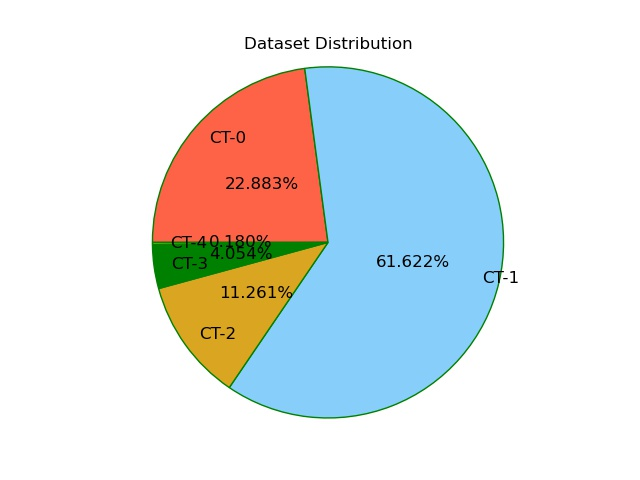

Generate this figure with Python:
import matplotlib.pyplot as plt

import matplotlib.font_manager as fm #字体管理器




#准备数据

data = [254, 684, 125, 45, 2]
print(sum(data))
data = [d/sum(data) for d in data]

#准备标签

labels = ['CT-0','CT-1','CT-2','CT-3','CT-4']


#将横、纵坐标轴标准化处理,保证饼图是一个正圆,否则为椭圆

plt.axes(aspect='equal')


#控制X轴和Y轴的范围(用于控制饼图的圆心、半径)

plt.xlim(0,8)

plt.ylim(0,8)


#不显示边框

plt.gca().spines['right'].set_color('none')

plt.gca().spines['top'].set_color('none')

plt.gca().spines['left'].set_color('none')

plt.gca().spines['bottom'].set_color('none')

colors = ['tomato', 'lightskyblue', 'goldenrod', 'green', 'y']
#绘制饼图

plt.pie(x=data, #绘制数据

labels=labels,#添加编程语言标签

colors = colors,

autopct='%.3f%%',#设置百分比的格式,保留3位小数

shadow=False,

pctdistance=0.5, #设置百分比标签和圆心的距离

labeldistance=0.9,#设置标签和圆心的距离

startangle=180,#设置饼图的初始角度

center=(4,4),#设置饼图的圆心(相当于X轴和Y轴的范围)

radius=3.8,#设置饼图的半径(相当于X轴和Y轴的范围)

counterclock= False,#是否为逆时针方向,False表示顺时针方向

wedgeprops= {'linewidth':1,'edgecolor':'green'},#设置饼图内外边界的属性值

textprops= {'fontsize':12,'color':'black'},#设置文本标签的属性值

frame=1) #是否显示饼图的圆圈,1为显示



#不显示X轴、Y轴的刻度值

plt.xticks(())

plt.yticks(())


#添加图形标题

plt.title('Dataset Distribution')

#显示图形

plt.savefig("./huitu.jpg")